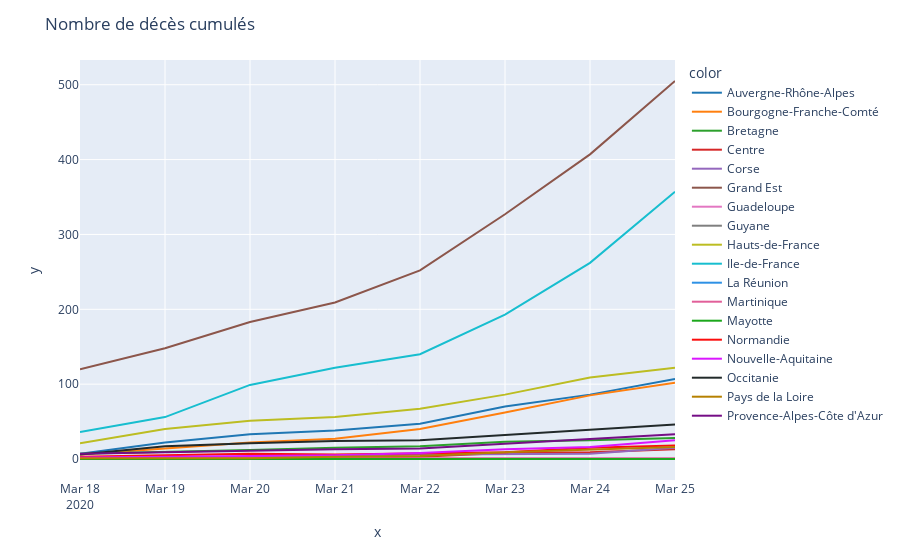

Notebook cell for this chart:
### Code cell
fig = px.line(x=df_region['jour'], y=df_region['dc'], color=df_region["regionName"], color_discrete_sequence=colors)
fig.update_layout(
    title_text='Nombre de décès cumulés'
)
fig.show()

### Figure 1 — Plotly figure (JSON) as saved in the notebook; plotly's stock layout.template omitted (floating-point values rounded to 4 significant figures)
{"data": [{"hoverlabel": {"namelength": 0}, "hovertemplate": "color=Auvergne-Rhône-Alpes<br>x=%{x}<br>y=%{y}", "legendgroup": "Auvergne-Rhône-Alpes", "line": {"color": "#1F77B4", "dash": "solid"}, "mode": "lines", "name": "Auvergne-Rhône-Alpes", "showlegend": true, "type": "scatter", "x": ["2020-03-18", "2020-03-19", "2020-03-20", "2020-03-21", "2020-03-22", "2020-03-23", "2020-03-24", "2020-03-25"], "xaxis": "x", "y": [7, 22, 33, 38, 47, 70, 86, 107], "yaxis": "y"}, {"hoverlabel": {"namelength": 0}, "hovertemplate": "color=Bourgogne-Franche-Comté<br>x=%{x}<br>y=%{y}", "legendgroup": "Bourgogne-Franche-Comté", "line": {"color": "#FF7F0E", "dash": "solid"}, "mode": "lines", "name": "Bourgogne-Franche-Comté", "showlegend": true, "type": "scatter", "x": ["2020-03-18", "2020-03-19", "2020-03-20", "2020-03-21", "2020-03-22", "2020-03-23", "2020-03-24", "2020-03-25"], "xaxis": "x", "y": [6, 14, 22, 27, 40, 62, 85, 102], "yaxis": "y"}, {"hoverlabel": {"namelength": 0}, "hovertemplate": "color=Bretagne<br>x=%{x}<br>y=%{y}", "legendgroup": "Bretagne", "line": {"color": "#2CA02C", "dash": "solid"}, "mode": "lines", "name": "Bretagne", "showlegend": true, "type": "scatter", "x": ["2020-03-18", "2020-03-19", "2020-03-20", "2020-03-21", "2020-03-22", "2020-03-23", "2020-03-24", "2020-03-25"], "xaxis": "x", "y": [7, 9, 12, 15, 17, 23, 25, 28], "yaxis": "y"}, {"hoverlabel": {"namelength": 0}, "hovertemplate": "color=Centre<br>x=%{x}<br>y=%{y}", "legendgroup": "Centre", "line": {"color": "#D62728", "dash": "solid"}, "mode": "lines", "name": "Centre", "showlegend": true, "type": "scatter", "x": ["2020-03-18", "2020-03-19", "2020-03-20", "2020-03-21", "2020-03-22", "2020-03-23", "2020-03-24", "2020-03-25"], "xaxis": "x", "y": [1, 1, 2, 2, 3, 8, 9, 13], "yaxis": "y"}, {"hoverlabel": {"namelength": 0}, "hovertemplate": "color=Corse<br>x=%{x}<br>y=%{y}", "legendgroup": "Corse", "line": {"color": "#9467BD", "dash": "solid"}, "mode": "lines", "name": "Corse", "showlegend": true, "type": "scatter", "x": ["2020-03-18", "2020-03-19", "2020-03-20", "2020-03-21", "2020-03-22", "2020-03-23", "2020-03-24", "2020-03-25"], "xaxis": "x", "y": [0, 1, 3, 4, 6, 7, 7, 15], "yaxis": "y"}, {"hoverlabel": {"namelength": 0}, "hovertemplate": "color=Grand Est<br>x=%{x}<br>y=%{y}", "legendgroup": "Grand Est", "line": {"color": "#8C564B", "dash": "solid"}, "mode": "lines", "name": "Grand Est", "showlegend": true, "type": "scatter", "x": ["2020-03-18", "2020-03-19", "2020-03-20", "2020-03-21", "2020-03-22", "2020-03-23", "2020-03-24", "2020-03-25"], "xaxis": "x", "y": [120, 148, 183, 209, 252, 327, 407, 505], "yaxis": "y"}, {"hoverlabel": {"namelength": 0}, "hovertemplate": "color=Guadeloupe<br>x=%{x}<br>y=%{y}", "legendgroup": "Guadeloupe", "line": {"color": "#E377C2", "dash": "solid"}, "mode": "lines", "name": "Guadeloupe", "showlegend": true, "type": "scatter", "x": ["2020-03-18", "2020-03-19", "2020-03-20", "2020-03-21", "2020-03-22", "2020-03-23", "2020-03-24", "2020-03-25"], "xaxis": "x", "y": [0, 0, 0, 0, 0, 0, 0, 0], "yaxis": "y"}, {"hoverlabel": {"namelength": 0}, "hovertemplate": "color=Guyane<br>x=%{x}<br>y=%{y}", "legendgroup": "Guyane", "line": {"color": "#7F7F7F", "dash": "solid"}, "mode": "lines", "name": "Guyane", "showlegend": true, "type": "scatter", "x": ["2020-03-18", "2020-03-19", "2020-03-20", "2020-03-21", "2020-03-22", "2020-03-23", "2020-03-24", "2020-03-25"], "xaxis": "x", "y": [0, 0, 0, 0, 0, 0, 0, 0], "yaxis": "y"}, {"hoverlabel": {"namelength": 0}, "hovertemplate": "color=Hauts-de-France<br>x=%{x}<br>y=%{y}", "legendgroup": "Hauts-de-France", "line": {"color": "#BCBD22", "dash": "solid"}, "mode": "lines", "name": "Hauts-de-France", "showlegend": true, "type": "scatter", "x": ["2020-03-18", "2020-03-19", "2020-03-20", "2020-03-21", "2020-03-22", "2020-03-23", "2020-03-24", "2020-03-25"], "xaxis": "x", "y": [21, 40, 51, 56, 67, 86, 109, 122], "yaxis": "y"}, {"hoverlabel": {"namelength": 0}, "hovertemplate": "color=Ile-de-France<br>x=%{x}<br>y=%{y}", "legendgroup": "Ile-de-France", "line": {"color": "#17BECF", "dash": "solid"}, "mode": "lines", "name": "Ile-de-France", "showlegend": true, "type": "scatter", "x": ["2020-03-18", "2020-03-19", "2020-03-20", "2020-03-21", "2020-03-22", "2020-03-23", "2020-03-24", "2020-03-25"], "xaxis": "x", "y": [36, 56, 99, 122, 140, 193, 262, 357], "yaxis": "y"}, {"hoverlabel": {"namelength": 0}, "hovertemplate": "color=La Réunion<br>x=%{x}<br>y=%{y}", "legendgroup": "La Réunion", "line": {"color": "#2E91E5", "dash": "solid"}, "mode": "lines", "name": "La Réunion", "showlegend": true, "type": "scatter", "x": ["2020-03-18", "2020-03-19", "2020-03-20", "2020-03-21", "2020-03-22", "2020-03-23", "2020-03-24", "2020-03-25"], "xaxis": "x", "y": [0, 0, 0, 0, 0, 0, 0, 0], "yaxis": "y"}, {"hoverlabel": {"namelength": 0}, "hovertemplate": "color=Martinique<br>x=%{x}<br>y=%{y}", "legendgroup": "Martinique", "line": {"color": "#E15F99", "dash": "solid"}, "mode": "lines", "name": "Martinique", "showlegend": true, "type": "scatter", "x": ["2020-03-18", "2020-03-19", "2020-03-20", "2020-03-21", "2020-03-22", "2020-03-23", "2020-03-24", "2020-03-25"], "xaxis": "x", "y": [1, 1, 1, 1, 1, 1, 1, 1], "yaxis": "y"}, {"hoverlabel": {"namelength": 0}, "hovertemplate": "color=Mayotte<br>x=%{x}<br>y=%{y}", "legendgroup": "Mayotte", "line": {"color": "#1CA71C", "dash": "solid"}, "mode": "lines", "name": "Mayotte", "showlegend": true, "type": "scatter", "x": ["2020-03-18", "2020-03-19", "2020-03-20", "2020-03-21", "2020-03-22", "2020-03-23", "2020-03-24", "2020-03-25"], "xaxis": "x", "y": [0, 0, 0, 0, 0, 0, 0, 0], "yaxis": "y"}, {"hoverlabel": {"namelength": 0}, "hovertemplate": "color=Normandie<br>x=%{x}<br>y=%{y}", "legendgroup": "Normandie", "line": {"color": "#FB0D0D", "dash": "solid"}, "mode": "lines", "name": "Normandie", "showlegend": true, "type": "scatter", "x": ["2020-03-18", "2020-03-19", "2020-03-20", "2020-03-21", "2020-03-22", "2020-03-23", "2020-03-24", "2020-03-25"], "xaxis": "x", "y": [3, 5, 7, 6, 8, 9, 15, 18], "yaxis": "y"}, {"hoverlabel": {"namelength": 0}, "hovertemplate": "color=Nouvelle-Aquitaine<br>x=%{x}<br>y=%{y}", "legendgroup": "Nouvelle-Aquitaine", "line": {"color": "#DA16FF", "dash": "solid"}, "mode": "lines", "name": "Nouvelle-Aquitaine", "showlegend": true, "type": "scatter", "x": ["2020-03-18", "2020-03-19", "2020-03-20", "2020-03-21", "2020-03-22", "2020-03-23", "2020-03-24", "2020-03-25"], "xaxis": "x", "y": [2, 3, 4, 5, 8, 13, 16, 25], "yaxis": "y"}, {"hoverlabel": {"namelength": 0}, "hovertemplate": "color=Occitanie<br>x=%{x}<br>y=%{y}", "legendgroup": "Occitanie", "line": {"color": "#222A2A", "dash": "solid"}, "mode": "lines", "name": "Occitanie", "showlegend": true, "type": "scatter", "x": ["2020-03-18", "2020-03-19", "2020-03-20", "2020-03-21", "2020-03-22", "2020-03-23", "2020-03-24", "2020-03-25"], "xaxis": "x", "y": [6, 17, 21, 24, 25, 32, 39, 46], "yaxis": "y"}, {"hoverlabel": {"namelength": 0}, "hovertemplate": "color=Pays de la Loire<br>x=%{x}<br>y=%{y}", "legendgroup": "Pays de la Loire", "line": {"color": "#B68100", "dash": "solid"}, "mode": "lines", "name": "Pays de la Loire", "showlegend": true, "type": "scatter", "x": ["2020-03-18", "2020-03-19", "2020-03-20", "2020-03-21", "2020-03-22", "2020-03-23", "2020-03-24", "2020-03-25"], "xaxis": "x", "y": [1, 1, 1, 3, 4, 9, 13, 16], "yaxis": "y"}, {"hoverlabel": {"namelength": 0}, "hovertemplate": "color=Provence-Alpes-Côte d'Azur<br>x=%{x}<br>y=%{y}", "legendgroup": "Provence-Alpes-Côte d'Azur", "line": {"color": "#750D86", "dash": "solid"}, "mode": "lines", "name": "Provence-Alpes-Côte d'Azur", "showlegend": true, "type": "scatter", "x": ["2020-03-18", "2020-03-19", "2020-03-20", "2020-03-21", "2020-03-22", "2020-03-23", "2020-03-24", "2020-03-25"], "xaxis": "x", "y": [7, 9, 11, 13, 14, 20, 26, 33], "yaxis": "y"}], "layout": {"legend": {"title": {"text": "color"}, "tracegroupgap": 0}, "margin": {"t": 60}, "title": {"text": "Nombre de décès cumulés"}, "xaxis": {"anchor": "y", "domain": [0, 1], "title": {"text": "x"}}, "yaxis": {"anchor": "x", "domain": [0, 1], "title": {"text": "y"}}}}
